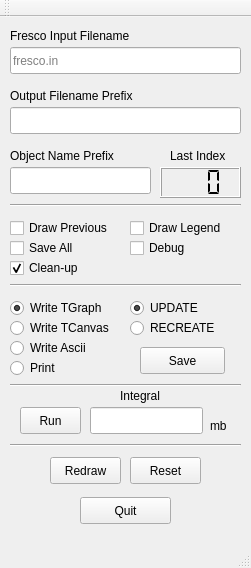
<?xml version="1.0" encoding="UTF-8"?>
<ui version="4.0">
 <class>MainWindow</class>
 <widget class="QMainWindow" name="MainWindow">
  <property name="geometry">
   <rect>
    <x>0</x>
    <y>0</y>
    <width>251</width>
    <height>568</height>
   </rect>
  </property>
  <property name="windowTitle">
   <string>MainWindow</string>
  </property>
  <widget class="QWidget" name="centralWidget">
   <widget class="QLabel" name="label">
    <property name="geometry">
     <rect>
      <x>10</x>
      <y>10</y>
      <width>131</width>
      <height>17</height>
     </rect>
    </property>
    <property name="text">
     <string>Fresco Input Filename</string>
    </property>
   </widget>
   <widget class="QPushButton" name="pushButton_run">
    <property name="geometry">
     <rect>
      <x>20</x>
      <y>390</y>
      <width>61</width>
      <height>27</height>
     </rect>
    </property>
    <property name="text">
     <string>Run</string>
    </property>
   </widget>
   <widget class="QPushButton" name="pushButton_quit">
    <property name="geometry">
     <rect>
      <x>80</x>
      <y>480</y>
      <width>91</width>
      <height>27</height>
     </rect>
    </property>
    <property name="text">
     <string>Quit</string>
    </property>
   </widget>
   <widget class="QCheckBox" name="checkBox_drawPrev">
    <property name="geometry">
     <rect>
      <x>10</x>
      <y>200</y>
      <width>111</width>
      <height>22</height>
     </rect>
    </property>
    <property name="text">
     <string>Draw Previous</string>
    </property>
   </widget>
   <widget class="QPushButton" name="pushButton_save">
    <property name="geometry">
     <rect>
      <x>140</x>
      <y>330</y>
      <width>85</width>
      <height>27</height>
     </rect>
    </property>
    <property name="text">
     <string>Save</string>
    </property>
   </widget>
   <widget class="QPushButton" name="pushButton_reset">
    <property name="geometry">
     <rect>
      <x>130</x>
      <y>440</y>
      <width>71</width>
      <height>27</height>
     </rect>
    </property>
    <property name="text">
     <string>Reset</string>
    </property>
   </widget>
   <widget class="QCheckBox" name="checkBox_drawLegend">
    <property name="geometry">
     <rect>
      <x>130</x>
      <y>200</y>
      <width>111</width>
      <height>22</height>
     </rect>
    </property>
    <property name="text">
     <string>Draw Legend</string>
    </property>
    <property name="checked">
     <bool>false</bool>
    </property>
   </widget>
   <widget class="QLabel" name="label_2">
    <property name="geometry">
     <rect>
      <x>10</x>
      <y>70</y>
      <width>141</width>
      <height>17</height>
     </rect>
    </property>
    <property name="text">
     <string>Output Filename Prefix</string>
    </property>
   </widget>
   <widget class="QLabel" name="label_3">
    <property name="geometry">
     <rect>
      <x>10</x>
      <y>130</y>
      <width>121</width>
      <height>17</height>
     </rect>
    </property>
    <property name="text">
     <string>Object Name Prefix</string>
    </property>
   </widget>
   <widget class="QLCDNumber" name="lcdNumber">
    <property name="geometry">
     <rect>
      <x>160</x>
      <y>150</y>
      <width>81</width>
      <height>31</height>
     </rect>
    </property>
    <property name="smallDecimalPoint">
     <bool>false</bool>
    </property>
    <property name="digitCount">
     <number>3</number>
    </property>
    <property name="segmentStyle">
     <enum>QLCDNumber::Flat</enum>
    </property>
    <property name="intValue" stdset="0">
     <number>0</number>
    </property>
   </widget>
   <widget class="QRadioButton" name="radioButton_tgraph">
    <property name="geometry">
     <rect>
      <x>10</x>
      <y>280</y>
      <width>101</width>
      <height>22</height>
     </rect>
    </property>
    <property name="text">
     <string>Write TGraph</string>
    </property>
    <property name="checkable">
     <bool>true</bool>
    </property>
    <property name="checked">
     <bool>true</bool>
    </property>
    <attribute name="buttonGroup">
     <string notr="true">buttonGroup_fileType</string>
    </attribute>
   </widget>
   <widget class="QRadioButton" name="radioButton_tcanvas">
    <property name="geometry">
     <rect>
      <x>10</x>
      <y>300</y>
      <width>111</width>
      <height>22</height>
     </rect>
    </property>
    <property name="text">
     <string>Write TCanvas</string>
    </property>
    <attribute name="buttonGroup">
     <string notr="true">buttonGroup_fileType</string>
    </attribute>
   </widget>
   <widget class="QRadioButton" name="radioButton_print">
    <property name="geometry">
     <rect>
      <x>10</x>
      <y>340</y>
      <width>101</width>
      <height>22</height>
     </rect>
    </property>
    <property name="text">
     <string>Print</string>
    </property>
    <attribute name="buttonGroup">
     <string notr="true">buttonGroup_fileType</string>
    </attribute>
   </widget>
   <widget class="QCheckBox" name="checkBox_saveAll">
    <property name="geometry">
     <rect>
      <x>10</x>
      <y>220</y>
      <width>87</width>
      <height>22</height>
     </rect>
    </property>
    <property name="text">
     <string>Save All</string>
    </property>
   </widget>
   <widget class="QCheckBox" name="checkBox_debug">
    <property name="geometry">
     <rect>
      <x>130</x>
      <y>220</y>
      <width>87</width>
      <height>22</height>
     </rect>
    </property>
    <property name="text">
     <string>Debug</string>
    </property>
   </widget>
   <widget class="QRadioButton" name="radioButton_ascii">
    <property name="geometry">
     <rect>
      <x>10</x>
      <y>320</y>
      <width>101</width>
      <height>22</height>
     </rect>
    </property>
    <property name="text">
     <string>Write Ascii</string>
    </property>
    <attribute name="buttonGroup">
     <string notr="true">buttonGroup_fileType</string>
    </attribute>
   </widget>
   <widget class="QLineEdit" name="lineEdit_input">
    <property name="geometry">
     <rect>
      <x>10</x>
      <y>30</y>
      <width>231</width>
      <height>27</height>
     </rect>
    </property>
    <property name="placeholderText">
     <string>fresco.in</string>
    </property>
   </widget>
   <widget class="QLineEdit" name="lineEdit_output">
    <property name="geometry">
     <rect>
      <x>10</x>
      <y>90</y>
      <width>231</width>
      <height>27</height>
     </rect>
    </property>
    <property name="text">
     <string/>
    </property>
    <property name="placeholderText">
     <string/>
    </property>
   </widget>
   <widget class="QLineEdit" name="lineEdit_prefix">
    <property name="geometry">
     <rect>
      <x>10</x>
      <y>150</y>
      <width>141</width>
      <height>27</height>
     </rect>
    </property>
    <property name="text">
     <string/>
    </property>
   </widget>
   <widget class="QRadioButton" name="radioButton_update">
    <property name="geometry">
     <rect>
      <x>130</x>
      <y>280</y>
      <width>101</width>
      <height>22</height>
     </rect>
    </property>
    <property name="text">
     <string>UPDATE</string>
    </property>
    <property name="checked">
     <bool>true</bool>
    </property>
    <attribute name="buttonGroup">
     <string notr="true">buttonGroup_fileAppend</string>
    </attribute>
   </widget>
   <widget class="QRadioButton" name="radioButton_recreate">
    <property name="geometry">
     <rect>
      <x>130</x>
      <y>300</y>
      <width>101</width>
      <height>22</height>
     </rect>
    </property>
    <property name="text">
     <string>RECREATE</string>
    </property>
    <attribute name="buttonGroup">
     <string notr="true">buttonGroup_fileAppend</string>
    </attribute>
   </widget>
   <widget class="Line" name="line">
    <property name="geometry">
     <rect>
      <x>10</x>
      <y>360</y>
      <width>231</width>
      <height>16</height>
     </rect>
    </property>
    <property name="orientation">
     <enum>Qt::Horizontal</enum>
    </property>
   </widget>
   <widget class="Line" name="line_2">
    <property name="geometry">
     <rect>
      <x>10</x>
      <y>180</y>
      <width>231</width>
      <height>16</height>
     </rect>
    </property>
    <property name="orientation">
     <enum>Qt::Horizontal</enum>
    </property>
   </widget>
   <widget class="Line" name="line_3">
    <property name="geometry">
     <rect>
      <x>10</x>
      <y>260</y>
      <width>231</width>
      <height>16</height>
     </rect>
    </property>
    <property name="orientation">
     <enum>Qt::Horizontal</enum>
    </property>
   </widget>
   <widget class="QLabel" name="label_4">
    <property name="geometry">
     <rect>
      <x>170</x>
      <y>130</y>
      <width>61</width>
      <height>17</height>
     </rect>
    </property>
    <property name="text">
     <string>Last Index</string>
    </property>
   </widget>
   <widget class="QPushButton" name="pushButton_redraw">
    <property name="geometry">
     <rect>
      <x>50</x>
      <y>440</y>
      <width>71</width>
      <height>27</height>
     </rect>
    </property>
    <property name="text">
     <string>Redraw</string>
    </property>
   </widget>
   <widget class="Line" name="line_4">
    <property name="geometry">
     <rect>
      <x>10</x>
      <y>420</y>
      <width>231</width>
      <height>16</height>
     </rect>
    </property>
    <property name="orientation">
     <enum>Qt::Horizontal</enum>
    </property>
   </widget>
   <widget class="QLabel" name="label_5">
    <property name="geometry">
     <rect>
      <x>120</x>
      <y>370</y>
      <width>54</width>
      <height>17</height>
     </rect>
    </property>
    <property name="text">
     <string>Integral</string>
    </property>
   </widget>
   <widget class="QLabel" name="label_6">
    <property name="geometry">
     <rect>
      <x>210</x>
      <y>400</y>
      <width>21</width>
      <height>17</height>
     </rect>
    </property>
    <property name="text">
     <string>mb</string>
    </property>
   </widget>
   <widget class="QLineEdit" name="lineEdit_integral">
    <property name="geometry">
     <rect>
      <x>90</x>
      <y>390</y>
      <width>113</width>
      <height>27</height>
     </rect>
    </property>
    <property name="readOnly">
     <bool>true</bool>
    </property>
   </widget>
   <widget class="QCheckBox" name="checkBox_cleanup">
    <property name="geometry">
     <rect>
      <x>10</x>
      <y>240</y>
      <width>87</width>
      <height>22</height>
     </rect>
    </property>
    <property name="text">
     <string>Clean-up</string>
    </property>
    <property name="checked">
     <bool>true</bool>
    </property>
   </widget>
  </widget>
  <widget class="QMenuBar" name="menuBar">
   <property name="geometry">
    <rect>
     <x>0</x>
     <y>0</y>
     <width>251</width>
     <height>27</height>
    </rect>
   </property>
  </widget>
  <widget class="QToolBar" name="mainToolBar">
   <attribute name="toolBarArea">
    <enum>TopToolBarArea</enum>
   </attribute>
   <attribute name="toolBarBreak">
    <bool>false</bool>
   </attribute>
  </widget>
  <widget class="QStatusBar" name="statusBar">
   <property name="enabled">
    <bool>true</bool>
   </property>
  </widget>
 </widget>
 <layoutdefault spacing="6" margin="11"/>
 <resources/>
 <connections/>
 <buttongroups>
  <buttongroup name="buttonGroup_fileAppend"/>
  <buttongroup name="buttonGroup_fileType"/>
 </buttongroups>
</ui>
